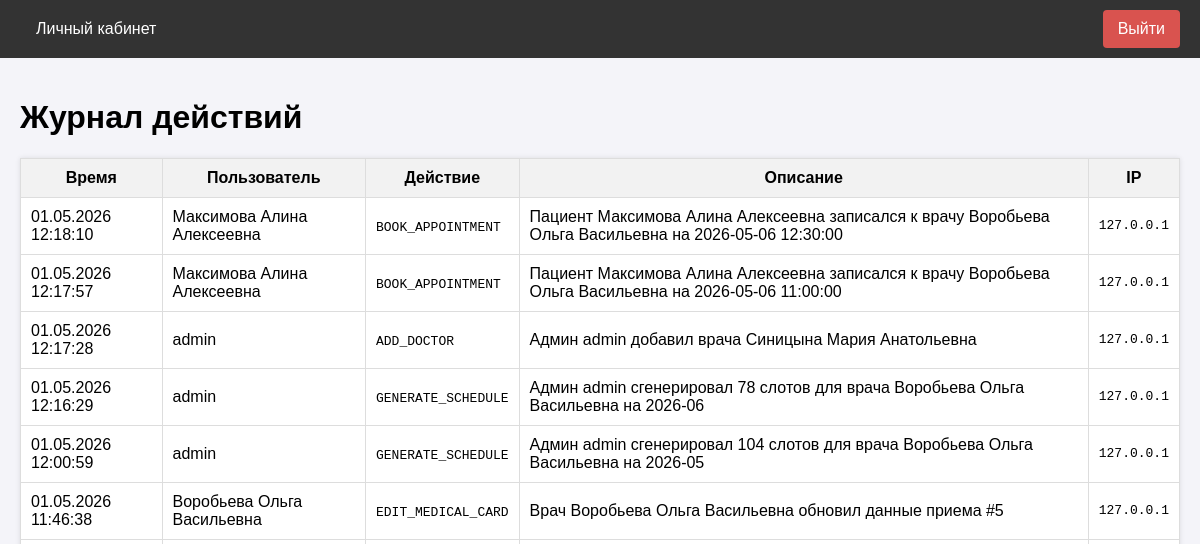
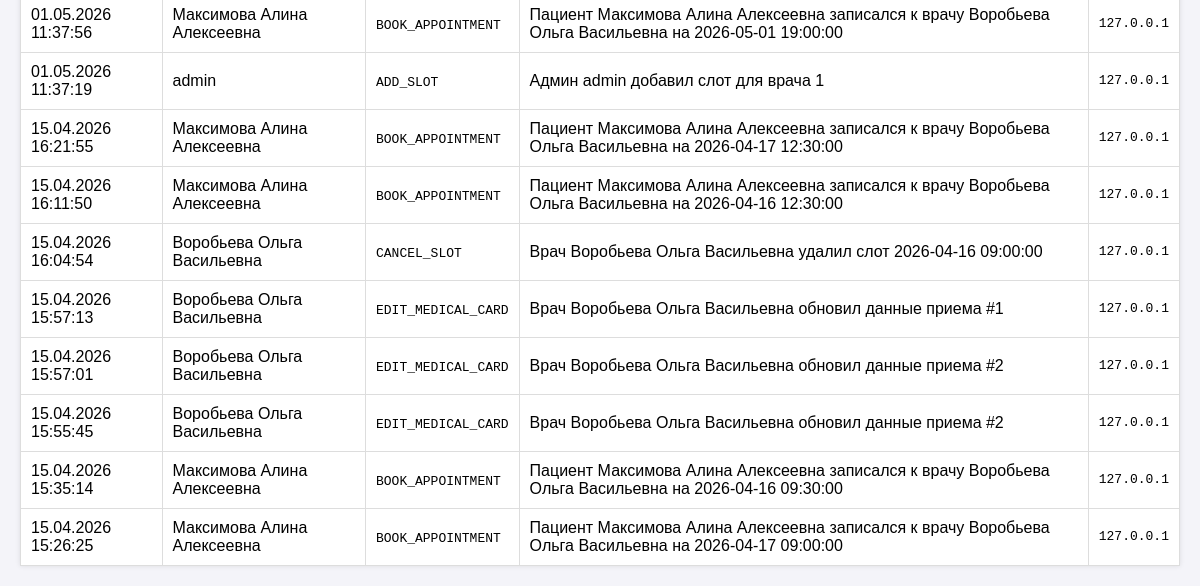
The page /admin/logs (signed in) on the database as committed earlier (2 pictures, top to bottom).
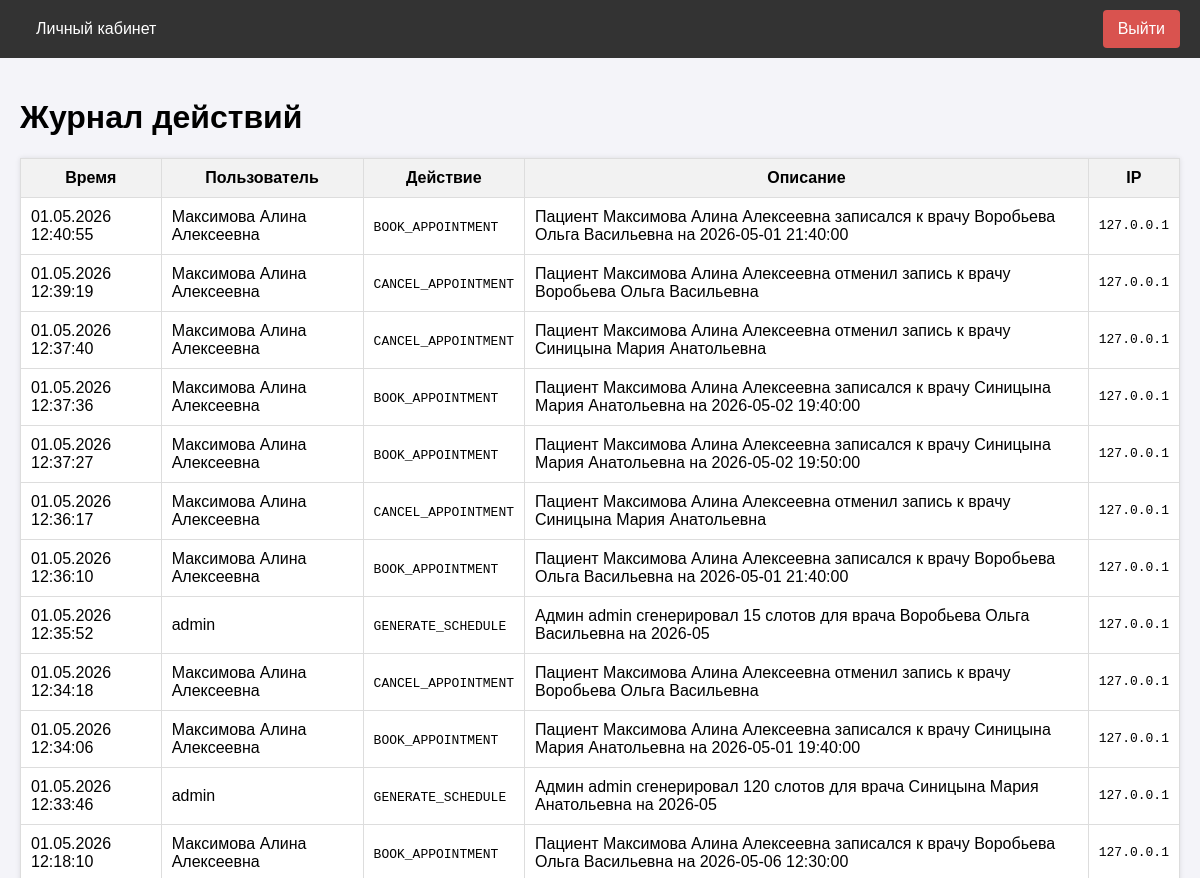
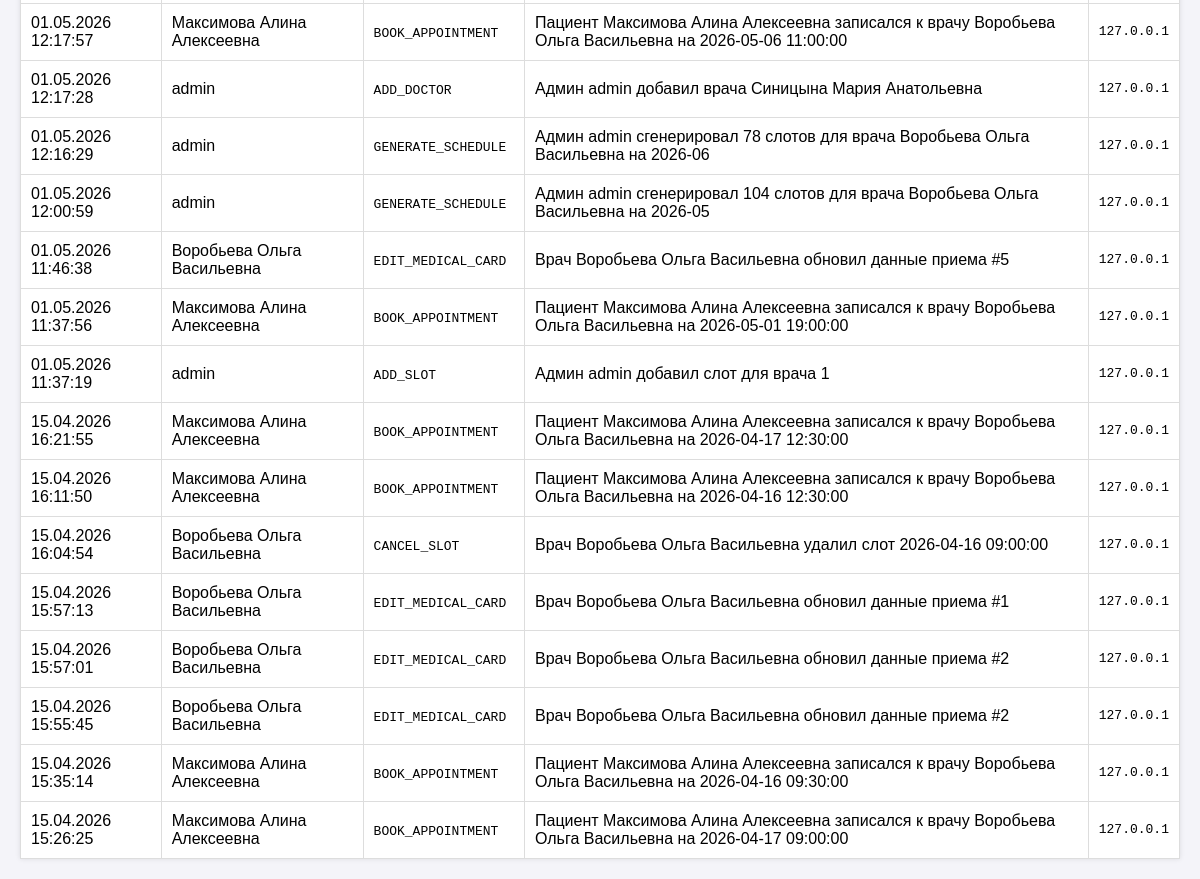
The same page on the database as committed later (2 pictures, top to bottom).
### app/models.py (models this page shows, shortened)
class ActionLog(db.Model):
    __tablename__ = 'action_logs'
    id = db.Column(db.Integer, primary_key=True)
    user_id = db.Column(db.Integer, db.ForeignKey('users.id'), nullable=True) # Может быть NULL для системных действий
    action_type = db.Column(db.String(50), nullable=False) # e.g., 'LOGIN', 'BOOK_APPOINTMENT', 'CANCEL_APPOINTMENT'
    description = db.Column(db.Text, nullable=False)
    timestamp = db.Column(db.DateTime, default=datetime.utcnow)
    ip_address = db.Column(db.String(45), nullable=True)

class User(UserMixin, db.Model):
    __tablename__ = 'users'
    id = db.Column(db.Integer, primary_key=True)
    username = db.Column(db.String(64), index=True, unique=True)
    email = db.Column(db.String(120), index=True, unique=True)
    phone = db.Column(db.String(20), index=True, unique=True)
    password_hash = db.Column(db.String(256))
    role = db.Column(db.String(20), index=True, default='patient')
    specialty = db.Column(db.String(100), nullable=True) # Для врача
    office_number = db.Column(db.String(10), nullable=True) # Для врача
    oms_number = db.Column(db.String(20), nullable=True) # Для пациента
    created_at = db.Column(db.DateTime, default=datetime.utcnow)
    appointments_as_patient = db.relationship('Appointment', foreign_keys='Appointment.patient_id', backref='patient', lazy='dynamic')
    appointments_as_doctor = db.relationship('Appointment', foreign_keys='Appointment.doctor_id', backref='doctor', lazy='dynamic')
    schedule_slots = db.relationship('ScheduleSlot', backref='doctor', lazy='dynamic')
    action_logs = db.relationship('ActionLog', backref='user', lazy='dynamic')

### app/admin/routes.py (the view)
@bp.route('/logs')
@login_required
@role_required('admin')
def view_logs():
    logs = ActionLog.query.order_by(ActionLog.timestamp.desc()).limit(100).all()
    return render_template('admin/logs.html', title='Журнал действий', logs=logs)

### app/models.py (called while the page is built)
@login_manager.user_loader
def load_user(user_id):
    return User.query.get(int(user_id))

### app/utils.py (called while the page is built)
def role_required(role):
    def decorator(f):
        @wraps(f)
        def decorated_function(*args, **kwargs):
            if not current_user.is_authenticated:
                return redirect(url_for('auth.login'))
            if current_user.role != role:
                flash('У вас нет доступа к этой странице.')
                return redirect(url_for('main.index'))
            return f(*args, **kwargs)
        return decorated_function
    return decorator

### app/templates/admin/logs.html
{% extends "base.html" %}
{% block content %}
<h1>Журнал действий</h1>
<table style="width:100%; border-collapse:collapse; background:white; box-shadow:0 0 5px rgba(0,0,0,0.1);">
    <tr style="background:#f2f2f2;">
        <th style="border:1px solid #ddd; padding:10px;">Время</th>
        <th style="border:1px solid #ddd; padding:10px;">Пользователь</th>
        <th style="border:1px solid #ddd; padding:10px;">Действие</th>
        <th style="border:1px solid #ddd; padding:10px;">Описание</th>
        <th style="border:1px solid #ddd; padding:10px;">IP</th>
    </tr>
    {% for log in logs %}
    <tr>
        <td style="border:1px solid #ddd; padding:10px;">{{ log.timestamp.strftime('%d.%m.%Y %H:%M:%S') }}</td>
        <td style="border:1px solid #ddd; padding:10px;">
            {% if log.user %}{{ log.user.username }}{% else %}Система{% endif %}
        </td>
        <td style="border:1px solid #ddd; padding:10px;"><code>{{ log.action_type }}</code></td>
        <td style="border:1px solid #ddd; padding:10px;">{{ log.description }}</td>
        <td style="border:1px solid #ddd; padding:10px; font-family:monospace;">{{ log.ip_address or '-' }}</td>
    </tr>
    {% else %}
    <tr><td colspan="5" style="border:1px solid #ddd; padding:10px; text-align:center;">Записей пока нет.</td></tr>
    {% endfor %}
</table>
{% endblock %}

### app/templates/base.html (shortened to what this page needs)
<!DOCTYPE html>
<html lang="ru">
<head>
</head>
<body>
    <nav>
        <div class="nav-left">
            {% if current_user.is_authenticated %}
                {% if current_user.role == 'patient' %}
                    <a href="{{ url_for('patient.dashboard') }}">Личный кабинет</a>
                {% elif current_user.role == 'doctor' %}
                    <a href="{{ url_for('doctor.dashboard') }}">Личный кабинет</a>
                {% elif current_user.role == 'admin' %}
                    <a href="{{ url_for('admin.dashboard') }}">Личный кабинет</a>
                {% else %}
                    <a href="{{ url_for('main.index') }}">Главная</a>
                {% endif %}
            {% else %}
                <a href="{{ url_for('main.index') }}">Главная</a>
            {% endif %}
        </div>
        <div class="nav-right">
            {% if current_user.is_anonymous %}
                <a href="{{ url_for('auth.login') }}">Вход</a>
                <a href="{{ url_for('auth.register') }}">Регистрация</a>
            {% else %}
                <a href="{{ url_for('auth.logout') }}" class="btn-logout">Выйти</a>
            {% endif %}
        </div>
    </nav>
    <div class="content">
        {% block content %}{% endblock %}
    </div>
</body>
</html>

### app/templates/base.html (style rules this page uses)
body { font-family: Arial, sans-serif; margin: 0; padding: 0; background-color: #f4f4f9; }
nav { background-color: #333; overflow: hidden; padding: 10px 20px; display: flex; justify-content: space-between; align-items: center; }
.nav-left a { color: white; text-align: center; padding: 14px 16px; text-decoration: none; }
.nav-right { display: flex; gap: 10px; }
.nav-right a { color: white; text-align: center; padding: 10px 15px; text-decoration: none; border-radius: 4px; transition: background-color 0.3s; }
.btn-logout { background-color: #d9534f; }
.content { padding: 20px; }

Rows that differ between the two databases and show on the page:
added ActionLog: timestamp "01.05.2026 12:40:55", user.username "Максимова Алина Алексеевна", action_type "BOOK_APPOINTMENT", description "Пациент Максимова Алина Алексеевна записался к врачу Воробьева Ольга Васильевна на 2026-05-01 21:40:00", ip_address "127.0.0.1"
added ActionLog: timestamp "01.05.2026 12:39:19", user.username "Максимова Алина Алексеевна", action_type "CANCEL_APPOINTMENT", description "Пациент Максимова Алина Алексеевна отменил запись к врачу Воробьева Ольга Васильевна", ip_address "127.0.0.1"
added ActionLog: timestamp "01.05.2026 12:37:40", user.username "Максимова Алина Алексеевна", action_type "CANCEL_APPOINTMENT", description "Пациент Максимова Алина Алексеевна отменил запись к врачу Синицына Мария Анатольевна", ip_address "127.0.0.1"
added ActionLog: timestamp "01.05.2026 12:37:36", user.username "Максимова Алина Алексеевна", action_type "BOOK_APPOINTMENT", description "Пациент Максимова Алина Алексеевна записался к врачу Синицына Мария Анатольевна на 2026-05-02 19:40:00", ip_address "127.0.0.1"
added ActionLog: timestamp "01.05.2026 12:37:27", user.username "Максимова Алина Алексеевна", action_type "BOOK_APPOINTMENT", description "Пациент Максимова Алина Алексеевна записался к врачу Синицына Мария Анатольевна на 2026-05-02 19:50:00", ip_address "127.0.0.1"
added ActionLog: timestamp "01.05.2026 12:36:17", user.username "Максимова Алина Алексеевна", action_type "CANCEL_APPOINTMENT", description "Пациент Максимова Алина Алексеевна отменил запись к врачу Синицына Мария Анатольевна", ip_address "127.0.0.1"
added ActionLog: timestamp "01.05.2026 12:36:10", user.username "Максимова Алина Алексеевна", action_type "BOOK_APPOINTMENT", description "Пациент Максимова Алина Алексеевна записался к врачу Воробьева Ольга Васильевна на 2026-05-01 21:40:00", ip_address "127.0.0.1"
added ActionLog: timestamp "01.05.2026 12:35:52", user.username "admin", action_type "GENERATE_SCHEDULE", description "Админ admin сгенерировал 15 слотов для врача Воробьева Ольга Васильевна на 2026-05", ip_address "127.0.0.1"
added ActionLog: timestamp "01.05.2026 12:34:18", user.username "Максимова Алина Алексеевна", action_type "CANCEL_APPOINTMENT", description "Пациент Максимова Алина Алексеевна отменил запись к врачу Воробьева Ольга Васильевна", ip_address "127.0.0.1"
added ActionLog: timestamp "01.05.2026 12:34:06", user.username "Максимова Алина Алексеевна", action_type "BOOK_APPOINTMENT", description "Пациент Максимова Алина Алексеевна записался к врачу Синицына Мария Анатольевна на 2026-05-01 19:40:00", ip_address "127.0.0.1"
added ActionLog: timestamp "01.05.2026 12:33:46", user.username "admin", action_type "GENERATE_SCHEDULE", description "Админ admin сгенерировал 120 слотов для врача Синицына Мария Анатольевна на 2026-05", ip_address "127.0.0.1"
